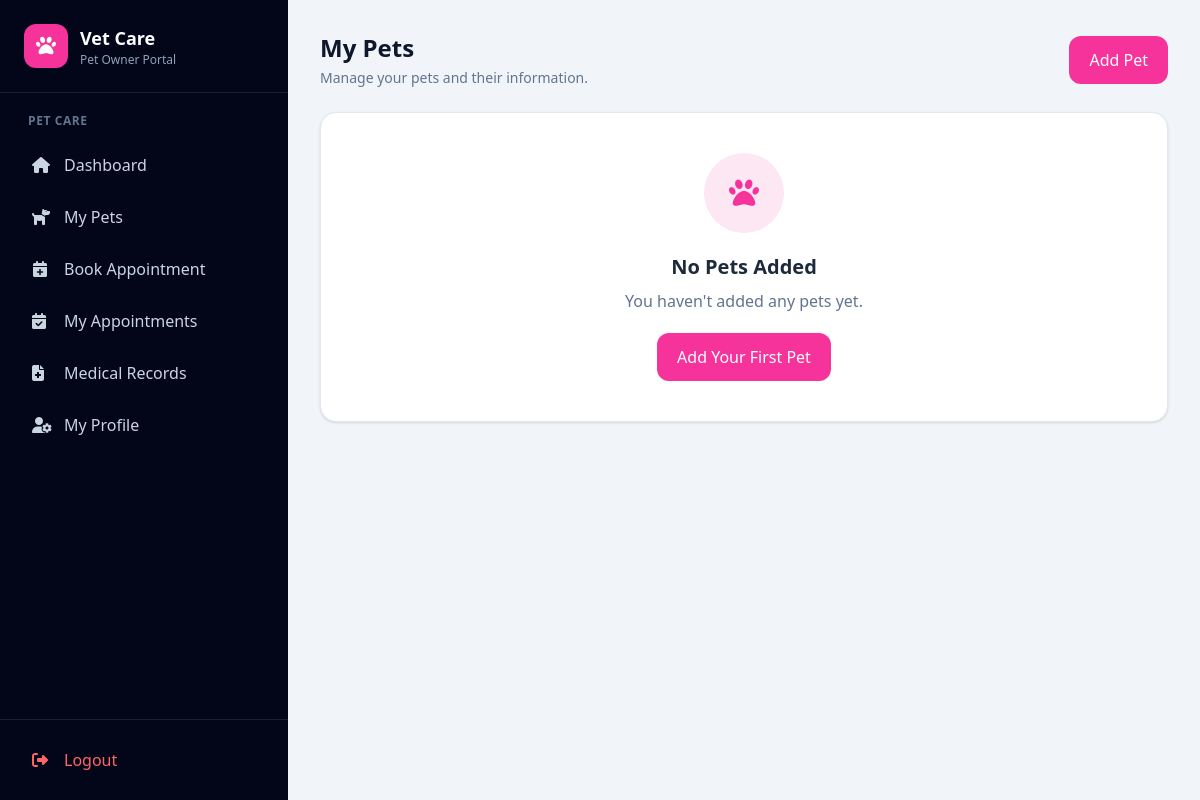
The page /animals/pets/ (signed in) on the database as committed earlier.
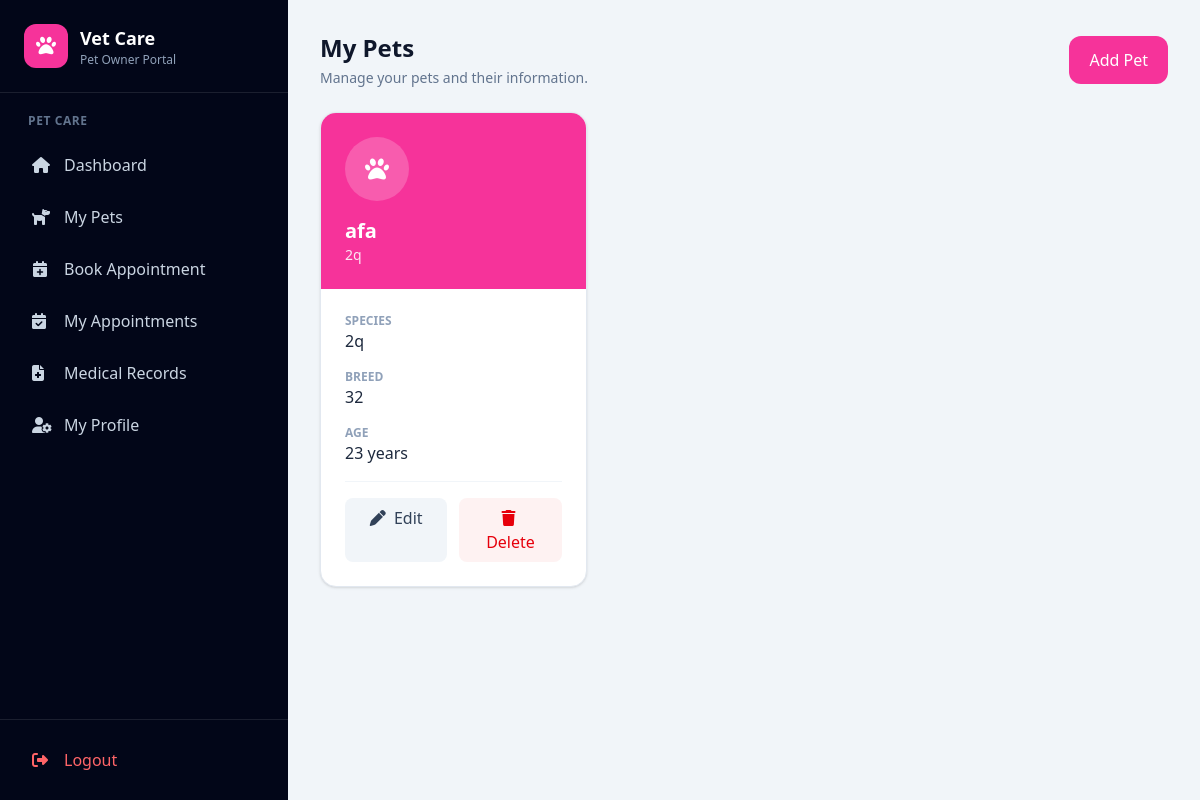
The same page on the database as committed later.
### animal/models.py (models this page shows, shortened)
class Animal(models.Model):
    owner = models.ForeignKey(
        User,
        on_delete=models.CASCADE,
        related_name="animals",
        null=True,
        blank=True
    )
    name = models.CharField(max_length=100)
    species = models.CharField(max_length=100)
    breed = models.CharField(
        max_length=100,
        blank=True,
        null=True
    )
    age = models.PositiveIntegerField(
        blank=True,
        null=True
    )
    symptoms = models.TextField(
        blank=True,
        null=True
    )
    created_at = models.DateTimeField(
        auto_now_add=True
    )

### animal/views.py (the view)
@login_required
def animal_list(request):
    if request.user.role != request.user.PET_OWNER:
        messages.error(
            request,
            "You are not authorized to access this page."
        )
        return redirect("dashboard")
    animals = Animal.objects.filter(
        owner=request.user
    ).order_by("-created_at")
    return render(
        request,
        "animal/animal_list.html",
        {
            "animals": animals
        }
    )

### animal/templates/animal/animal_list.html (shortened to what the changed rows need)
{% extends "ownerbase.html" %}
{% block content %}
<div class="max-w-7xl mx-auto space-y-6">
    <div class="flex flex-col sm:flex-row
                sm:items-center sm:justify-between gap-4">
        <div>
            <h1 class="text-2xl font-bold text-slate-900">
                My Pets
            </h1>
        </div>
    </div>
    {% if animals %}
        <div class="grid grid-cols-1 md:grid-cols-2
                    lg:grid-cols-3 gap-6">
            {% for animal in animals %}
                <div class="bg-white rounded-2xl
                            border border-slate-200
                            shadow-sm overflow-hidden">
                    <div class="bg-pink-500 p-6">
                        <div class="w-16 h-16 rounded-full
                                    bg-white/20
                                    flex items-center justify-center
                                    text-white text-2xl">
                            <i class="fa-solid fa-paw"></i>
                        </div>
                        <h2 class="text-xl font-bold
                                   text-white mt-4">
                            {{ animal.name }}
                        </h2>
                        <p class="text-pink-100 text-sm">
                            {{ animal.species }}
                        </p>
                    </div>
                    <div class="p-6 space-y-4">
                        <div>
                            <p class="text-xs uppercase
                                      text-slate-400 font-semibold">
                                Species
                            </p>
                            <p class="text-slate-800 font-medium">
                                {{ animal.species }}
                            </p>
                        </div>
                        <div>
                            <p class="text-xs uppercase
                                      text-slate-400 font-semibold">
                                Breed
                            </p>
                            <p class="text-slate-800 font-medium">
                                {{ animal.breed|default:"Not specified" }}
                            </p>
                        </div>
                        <div>
                            <p class="text-xs uppercase
                                      text-slate-400 font-semibold">
                                Age
                            </p>
                            <p class="text-slate-800 font-medium">
                                {% if animal.age %}
                                    {{ animal.age }} years
                                {% else %}
                                    Not specified
                                {% endif %}
                            </p>
                        </div>
                        <div class="pt-4 border-t
                                    border-slate-100
                                    flex gap-3">
                            <a href="{% url 'edit_animal' animal.id %}"
                               class="flex-1 text-center
                                      px-4 py-2 rounded-lg
                                      bg-slate-100
                                      text-slate-700
                                      hover:bg-slate-200
                                      transition">
                                <i class="fa-solid fa-pen mr-1"></i>
                                Edit
                            </a>
                            <a href="{% url 'delete_animal' animal.id %}"
                               class="flex-1 text-center
                                      px-4 py-2 rounded-lg
                                      bg-red-50 text-red-600
                                      hover:bg-red-100
                                      transition">
                                <i class="fa-solid fa-trash mr-1"></i>
                                Delete
                            </a>
                        </div>
                    </div>
                </div>
            {% endfor %}
        </div>
    {% else %}
        <div class="bg-white rounded-2xl
                    border border-slate-200
                    shadow-sm p-10 text-center">
            <div class="w-20 h-20 mx-auto
                        rounded-full bg-pink-100
                        flex items-center justify-center
                        text-pink-500 text-3xl">
                <i class="fa-solid fa-paw"></i>
            </div>
            <h2 class="text-xl font-bold text-slate-800 mt-5">
                No Pets Added
            </h2>
            <p class="text-slate-500 mt-2">
                You haven't added any pets yet.
            </p>
            <a href="{% url 'add_animal' %}"
               class="inline-flex items-center gap-2
                      mt-5 px-5 py-3 rounded-xl
                      bg-pink-500 text-white
                      hover:bg-pink-600">
                Add Your First Pet
            </a>
        </div>
    {% endif %}
</div>
{% endblock %}

Rows that differ between the two databases and show on the page:
added Animal: name "afa", species "2q", breed "32", age "23"
Other text that changed with them:
text no longer shown: "No Pets Added You haven't added any pets yet. Add Your First Pet"
